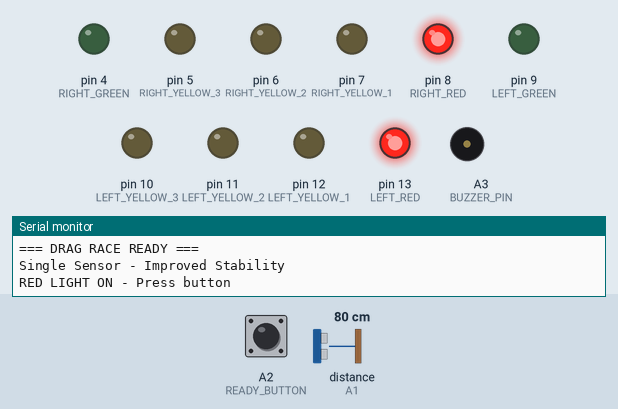
This sketch was run on a simulated Arduino Uno, built with avr-gcc and run on an emulated ATmega328P. Parts: output pins drawn as LEDs (lit = HIGH), buzzer (waves = sounding), the last lines printed to the serial monitor. Dashed ring = blinking. The inputs (shaded band) are chosen by the test bench; at power-on: A2 (READY_BUTTON) HIGH, distance to the obstacle (sensor on A1) 80 cm. The echo pulse lasts 58.3 µs per cm; pins used as bus, display or sensor lines are not drawn.

Above: at 1.2 s.
1.3 s: A2 (READY_BUTTON) pulled LOW for 0.15 s
At 1.9 s:
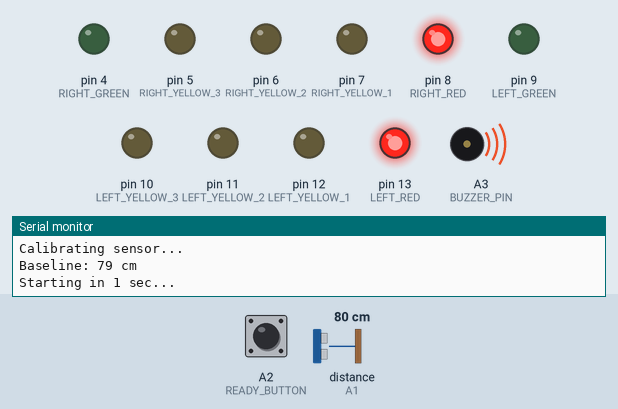
At 3.4 s:
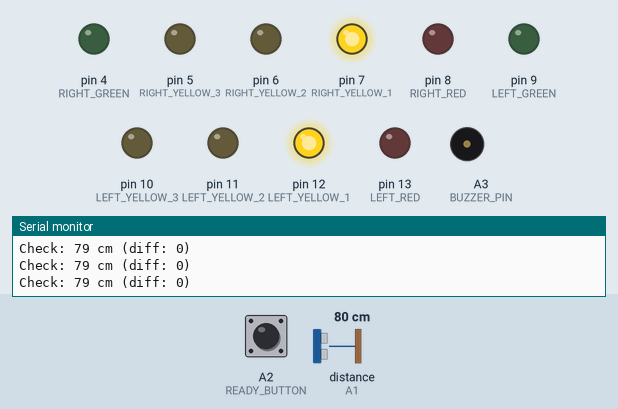
4.4 s: distance to the obstacle (sensor on A1) set to 2 cm
At 4.92 s:
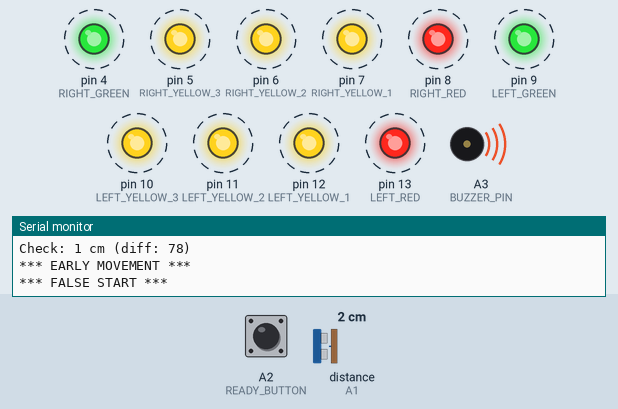
7.4 s: A2 (READY_BUTTON) pulled LOW for 1 s
At 11.2 s:
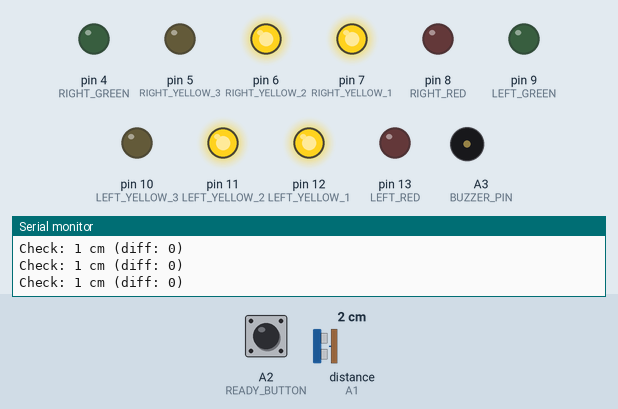
14.4 s: A2 (READY_BUTTON) pulled LOW for 3.2 s
19.1 s: distance to the obstacle (sensor on A1) set to 15 cm
22.1 s: distance to the obstacle (sensor on A1) set to 19 cm
Timing chart, 0 to 26.1 s (numbered marks = the images above; inputs shaded):
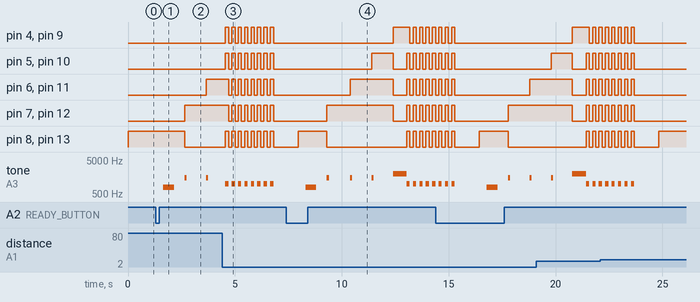

The sketch:

lab04_drag_race_traffic_light_system_diorama.ino
```cpp
// Lab 04: Drag Race Traffic Light System (Diorama)
// Bicol University Polangui Campus - BSCpE
// Author: Gian Carlo D. Trilles


// LEFT LANE - Christmas Tree Lights
#define LEFT_RED 13
#define LEFT_YELLOW_1 12
#define LEFT_YELLOW_2 11
#define LEFT_YELLOW_3 10
#define LEFT_GREEN 9

// RIGHT LANE - Christmas Tree Lights
#define RIGHT_RED 8
#define RIGHT_YELLOW_1 7
#define RIGHT_YELLOW_2 6
#define RIGHT_YELLOW_3 5
#define RIGHT_GREEN 4

// Ultrasonic Sensor (HC-SR04)
#define TRIG_PIN A0
#define ECHO_PIN A1

// Controls
#define READY_BUTTON A2
#define BUZZER_PIN A3

// Sensor settings
#define MOVEMENT_THRESHOLD 15  // Distance change in cm to detect movement
#define NUM_READINGS 3         // Number of readings to average

// Race States
enum RaceState {
  WAITING_READY,
  COUNTDOWN_DELAY,
  YELLOW_1_PHASE,
  YELLOW_2_PHASE,
  YELLOW_3_PHASE,
  GREEN_PHASE,
  FALSE_START,
  RACE_COMPLETE
};

RaceState currentState = WAITING_READY;
unsigned long stateStartTime = 0;
int baselineDistance = 0;

void setup() {
  Serial.begin(9600);

  // Configure LED pins
  pinMode(LEFT_RED, OUTPUT);
  pinMode(LEFT_YELLOW_1, OUTPUT);
  pinMode(LEFT_YELLOW_2, OUTPUT);
  pinMode(LEFT_YELLOW_3, OUTPUT);
  pinMode(LEFT_GREEN, OUTPUT);

  pinMode(RIGHT_RED, OUTPUT);
  pinMode(RIGHT_YELLOW_1, OUTPUT);
  pinMode(RIGHT_YELLOW_2, OUTPUT);
  pinMode(RIGHT_YELLOW_3, OUTPUT);
  pinMode(RIGHT_GREEN, OUTPUT);

  // Configure ultrasonic sensor
  pinMode(TRIG_PIN, OUTPUT);
  pinMode(ECHO_PIN, INPUT);

  // Configure controls
  pinMode(READY_BUTTON, INPUT_PULLUP);
  pinMode(BUZZER_PIN, OUTPUT);

  // Initialize
  turnOffAllLights();
  digitalWrite(BUZZER_PIN, LOW);

  // Show RED light
  digitalWrite(LEFT_RED, HIGH);
  digitalWrite(RIGHT_RED, HIGH);

  Serial.println(F("\n=== DRAG RACE READY ==="));
  Serial.println(F("Single Sensor - Improved Stability"));
  Serial.println(F("RED LIGHT ON - Press button\n"));
}

void loop() {
  switch (currentState) {
    case WAITING_READY:
      handleWaitingReady();
      break;
    case COUNTDOWN_DELAY:
      handleCountdownDelay();
      break;
    case YELLOW_1_PHASE:
      handleYellow1();
      break;
    case YELLOW_2_PHASE:
      handleYellow2();
      break;
    case YELLOW_3_PHASE:
      handleYellow3();
      break;
    case GREEN_PHASE:
      handleGreen();
      break;
    case FALSE_START:
      handleFalseStart();
      break;
    case RACE_COMPLETE:
      handleComplete();
      break;
  }
}

void handleWaitingReady() {
  if (digitalRead(READY_BUTTON) == LOW) {
    delay(50);
    if (digitalRead(READY_BUTTON) == LOW) {
      Serial.println(F("\n=== BUTTON PRESSED ==="));

      // Take multiple readings and average them
      Serial.println(F("Calibrating sensor..."));
      delay(200);  // Let sensor stabilize

      baselineDistance = getStableDistance();

      Serial.print(F("Baseline: "));
      Serial.print(baselineDistance);
      Serial.println(F(" cm"));

      if (baselineDistance < 5 || baselineDistance > 300) {
        Serial.println(F("WARNING: Sensor reading unusual!"));
        Serial.println(F("Check sensor position"));
      }

      tone(BUZZER_PIN, 800, 500);
      changeState(COUNTDOWN_DELAY);
    }
  }
}

void handleCountdownDelay() {
  if (millis() - stateStartTime >= 1000) {
    changeState(YELLOW_1_PHASE);
  }
}

void handleYellow1() {
  if (checkMotionDuringStaging()) return;

  if (millis() - stateStartTime >= 1000) {
    changeState(YELLOW_2_PHASE);
  }
}

void handleYellow2() {
  if (checkMotionDuringStaging()) return;

  if (millis() - stateStartTime >= 1000) {
    changeState(YELLOW_3_PHASE);
  }
}

void handleYellow3() {
  if (checkMotionDuringStaging()) return;

  if (millis() - stateStartTime >= 1000) {
    changeState(GREEN_PHASE);
  }
}

void handleGreen() {
  static bool checkDone = false;

  if (!checkDone && millis() - stateStartTime >= 500) {
    int currentDistance = getStableDistance();
    int distanceChange = abs(currentDistance - baselineDistance);

    Serial.print(F("Distance check: "));
    Serial.print(baselineDistance);
    Serial.print(F(" -> "));
    Serial.print(currentDistance);
    Serial.print(F(" (change: "));
    Serial.print(distanceChange);
    Serial.println(F(" cm)"));

    if (distanceChange > MOVEMENT_THRESHOLD) {
      Serial.println(F("\n=== VALID START ==="));
      Serial.println(F("Movement detected!"));
      checkDone = true;
    } else {
      Serial.println(F("\n=== INVALID START ==="));
      Serial.println(F("No movement detected!"));
      changeState(FALSE_START);
      return;
    }
  }

  if (millis() - stateStartTime >= 15000) {
    checkDone = false;
    changeState(RACE_COMPLETE);
  }
}

void handleFalseStart() {
  Serial.println(F("\n*** FALSE START ***"));

  for (int i = 0; i < 8; i++) {
    setAllLights(HIGH);
    tone(BUZZER_PIN, 1000);
    delay(150);

    setAllLights(LOW);
    noTone(BUZZER_PIN);
    delay(150);
  }

  delay(1000);
  Serial.println(F("\nRestart - Press button\n"));

  digitalWrite(LEFT_RED, HIGH);
  digitalWrite(RIGHT_RED, HIGH);
  changeState(WAITING_READY);
}

void handleComplete() {
  Serial.println(F("\n=== RACE COMPLETE ===\n"));

  for (int i = 0; i < 5; i++) {
    digitalWrite(LEFT_GREEN, HIGH);
    digitalWrite(RIGHT_GREEN, HIGH);
    tone(BUZZER_PIN, 2000, 200);
    delay(300);

    digitalWrite(LEFT_GREEN, LOW);
    digitalWrite(RIGHT_GREEN, LOW);
    delay(300);
  }

  delay(2000);
  Serial.println(F("Press button for next race\n"));

  digitalWrite(LEFT_RED, HIGH);
  digitalWrite(RIGHT_RED, HIGH);
  changeState(WAITING_READY);
}

void changeState(RaceState newState) {
  currentState = newState;
  stateStartTime = millis();

  switch (newState) {
    case COUNTDOWN_DELAY:
      Serial.println(F("Starting in 1 sec..."));
      break;

    case YELLOW_1_PHASE:
      digitalWrite(LEFT_RED, LOW);
      digitalWrite(RIGHT_RED, LOW);
      digitalWrite(LEFT_YELLOW_1, HIGH);
      digitalWrite(RIGHT_YELLOW_1, HIGH);
      tone(BUZZER_PIN, 1500, 100);
      Serial.println(F("YELLOW 1"));
      break;

    case YELLOW_2_PHASE:
      digitalWrite(LEFT_YELLOW_2, HIGH);
      digitalWrite(RIGHT_YELLOW_2, HIGH);
      tone(BUZZER_PIN, 1500, 100);
      Serial.println(F("YELLOW 2"));
      break;

    case YELLOW_3_PHASE:
      digitalWrite(LEFT_YELLOW_3, HIGH);
      digitalWrite(RIGHT_YELLOW_3, HIGH);
      tone(BUZZER_PIN, 1500, 100);
      Serial.println(F("YELLOW 3"));
      break;

    case GREEN_PHASE:
      digitalWrite(LEFT_YELLOW_1, LOW);
      digitalWrite(LEFT_YELLOW_2, LOW);
      digitalWrite(LEFT_YELLOW_3, LOW);
      digitalWrite(RIGHT_YELLOW_1, LOW);
      digitalWrite(RIGHT_YELLOW_2, LOW);
      digitalWrite(RIGHT_YELLOW_3, LOW);

      digitalWrite(LEFT_GREEN, HIGH);
      digitalWrite(RIGHT_GREEN, HIGH);

      tone(BUZZER_PIN, 2000, 2000);

      Serial.println(F("\nGREEN - GO!"));
      break;
  }
}

bool checkMotionDuringStaging() {
  // Don't check on every loop - only every 200ms to reduce sensor noise
  static unsigned long lastCheck = 0;

  if (millis() - lastCheck < 200) {
    return false;  // Skip this check
  }

  lastCheck = millis();

  int currentDistance = getStableDistance();
  int distanceChange = abs(currentDistance - baselineDistance);

  // Show readings in serial for debugging
  Serial.print(F("Check: "));
  Serial.print(currentDistance);
  Serial.print(F(" cm (diff: "));
  Serial.print(distanceChange);
  Serial.println(F(")"));

  if (distanceChange > MOVEMENT_THRESHOLD) {
    Serial.println(F("\n*** EARLY MOVEMENT ***"));
    changeState(FALSE_START);
    return true;
  }

  return false;
}

int getStableDistance() {
  // Take multiple readings and average them for stability
  long total = 0;
  int validReadings = 0;

  for (int i = 0; i < NUM_READINGS; i++) {
    int reading = getSingleDistance();

    // Filter out bad readings (0 or > 300cm)
    if (reading > 0 && reading < 300) {
      total += reading;
      validReadings++;
    }

    delay(30);  // Small delay between readings
  }

  if (validReadings == 0) {
    return 400;  // No valid readings
  }

  return total / validReadings;  // Return average
}

int getSingleDistance() {
  // Send pulse
  digitalWrite(TRIG_PIN, LOW);
  delayMicroseconds(2);
  digitalWrite(TRIG_PIN, HIGH);
  delayMicroseconds(10);
  digitalWrite(TRIG_PIN, LOW);

  // Read echo with timeout
  long duration = pulseIn(ECHO_PIN, HIGH, 30000);

  // Calculate distance
  if (duration == 0) return 0;  // No echo

  int distance = duration * 0.034 / 2;
  return distance;
}

void turnOffAllLights() {
  digitalWrite(LEFT_RED, LOW);
  digitalWrite(LEFT_YELLOW_1, LOW);
  digitalWrite(LEFT_YELLOW_2, LOW);
  digitalWrite(LEFT_YELLOW_3, LOW);
  digitalWrite(LEFT_GREEN, LOW);

  digitalWrite(RIGHT_RED, LOW);
  digitalWrite(RIGHT_YELLOW_1, LOW);
  digitalWrite(RIGHT_YELLOW_2, LOW);
  digitalWrite(RIGHT_YELLOW_3, LOW);
  digitalWrite(RIGHT_GREEN, LOW);
}

void setAllLights(int state) {
  digitalWrite(LEFT_RED, state);
  digitalWrite(LEFT_YELLOW_1, state);
  digitalWrite(LEFT_YELLOW_2, state);
  digitalWrite(LEFT_YELLOW_3, state);
  digitalWrite(LEFT_GREEN, state);

  digitalWrite(RIGHT_RED, state);
  digitalWrite(RIGHT_YELLOW_1, state);
  digitalWrite(RIGHT_YELLOW_2, state);
  digitalWrite(RIGHT_YELLOW_3, state);
  digitalWrite(RIGHT_GREEN, state);
}
```

Measured:
- after the input at 1.3 s, pin 6 (RIGHT_YELLOW_2), pin 11 (LEFT_YELLOW_2): LOW → HIGH after 2.4 s; pin 7 (RIGHT_YELLOW_1), pin 12 (LEFT_YELLOW_1): LOW → HIGH after 1.4 s; pin 8 (RIGHT_RED), pin 13 (LEFT_RED): HIGH → LOW after 1.4 s; tone on A3 (BUZZER_PIN): plays 800 Hz for 0.50 s, 1500 Hz for 0.10 s, 1500 Hz for 0.10 s, starting after 0.36 s
- after the input at 7.4 s, pin 4 (RIGHT_GREEN): LOW → HIGH after 5.0 s, then repeats every 0.30 s: LOW 0.15 s, HIGH 0.15 s; pin 5 (RIGHT_YELLOW_3): goes HIGH 1.0 s, LOW 0.64 s, 4 × (HIGH 0.15 s, LOW 0.15 s), HIGH 0.15 s, then LOW, starting after 4.0 s
- by itself, pin 4 (RIGHT_GREEN), pin 5 (RIGHT_YELLOW_3), pin 9 (LEFT_GREEN), pin 10 (LEFT_YELLOW_3): alternates HIGH for 0.15 s and LOW for 0.15 s, 16 changes in all, then stays LOW
